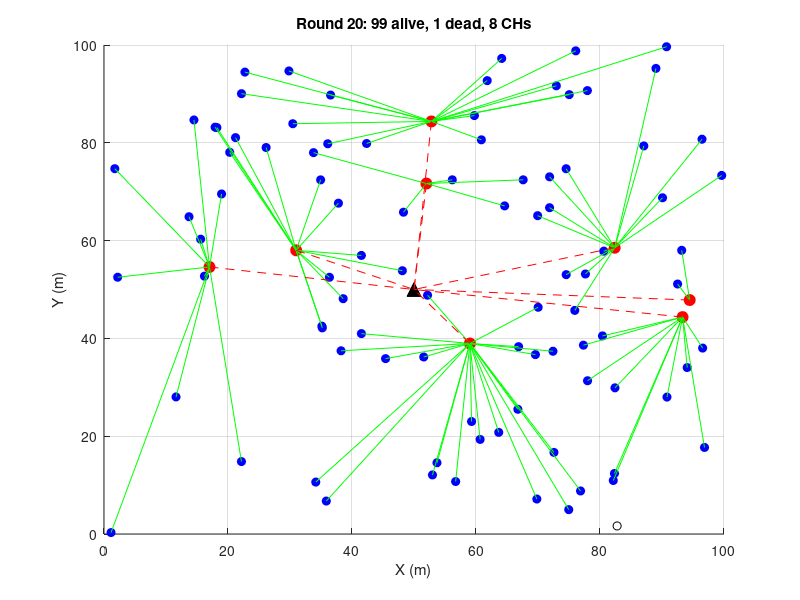
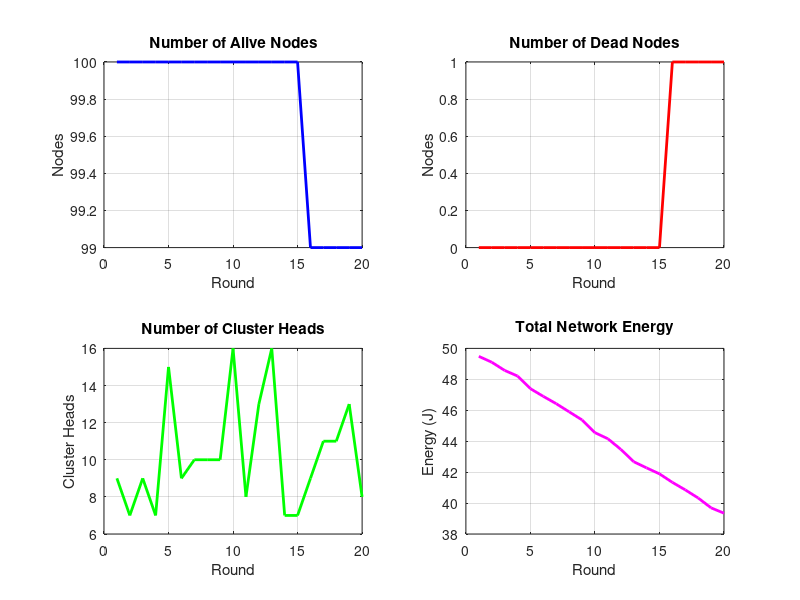
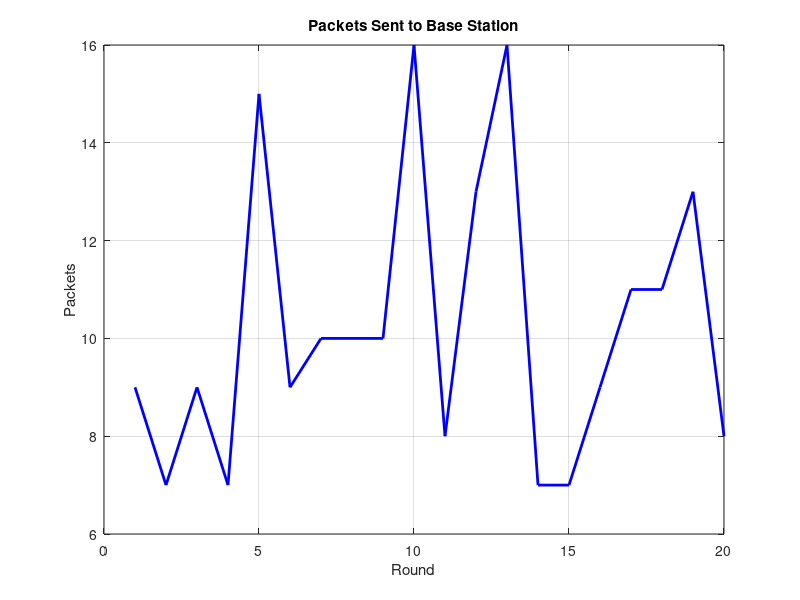

Write the MATLAB code that produced these figures, in order.
%% LEACH Protocol Simulation in MATLAB
% This script simulates the LEACH (Low-Energy Adaptive Clustering Hierarchy) protocol
% for wireless sensor networks

clear all;
close all;
clc;

%% Network Parameters
% Field dimensions
xm = 100; % Length of the field in meters
ym = 100; % Width of the field in meters

% Base station position (at the center)
sink.x = 50;
sink.y = 50;

% Nodes
n = 100; % Number of nodes
p = 0.1; % Probability of becoming cluster head
rounds = 20; % Number of rounds to simulate

% Energy parameters (in Joules)
Eo = 0.5; % Initial energy of each node
ETX = 50e-9; % Energy for transmitting one bit (J/bit)
ERX = 50e-9; % Energy for receiving one bit (J/bit)
EDA = 5e-9; % Energy for data aggregation (J/bit)
Efs = 10e-12; % Free space model (d^2 loss)
Emp = 0.0013e-12; % Multi-path model (d^4 loss)
d0 = sqrt(Efs/Emp); % Threshold distance

% Packet sizes
packetLength = 4000; % bits
controlPacketLength = 200; % bits

%% Initialize Nodes
for i = 1:n
    % Random node position
    S(i).xd = rand * xm;
    S(i).yd = rand * ym;
    
    % Initial energy
    S(i).E = Eo;
    
    % Node is alive
    S(i).alive = 1;
    
    % Node has not been a cluster head yet
    S(i).clusterHead = 0;
    S(i).type = 'N'; % N: normal node, C: cluster head
    
    % Calculate distance to base station
    S(i).distToBS = sqrt((S(i).xd - sink.x)^2 + (S(i).yd - sink.y)^2);
    
    % Initialize round that node died
    S(i).diedRound = 0;
end

%% Network Statistics Initialization
stats.dead = zeros(1, rounds);
stats.alive = zeros(1, rounds);
stats.totalEnergy = zeros(1, rounds);
stats.packetsToBS = zeros(1, rounds);
stats.clusterHeads = zeros(1, rounds);

%% Start Simulation
figure(1);
for r = 1:rounds
    fprintf('Round: %d\n', r);
    
    % Reset cluster head count and packets sent
    countCHs = 0;
    packetsSent = 0;
    
    % Cluster head selection
    for i = 1:n
        S(i).type = 'N';
        S(i).CH = 0;
    end
    
    % Algorithm for cluster head selection
    for i = 1:n
        if S(i).alive == 1
            temp_rand = rand;
            if temp_rand <= p
                countCHs = countCHs + 1;
                S(i).type = 'C';
                S(i).CH = 1;
                
                % Announce cluster head status
                % Broadcast to all nodes requires energy
                distanceSum = 0;
                for j = 1:n
                    if S(j).alive == 1
                        distanceSum = distanceSum + sqrt((S(i).xd - S(j).xd)^2 + (S(i).yd - S(j).yd)^2);
                    end
                end
                
                % Energy spent by cluster head for broadcasting
                energy = ETX * controlPacketLength + Efs * controlPacketLength * (distanceSum^2);
                S(i).E = S(i).E - energy;
            end
        end
    end
    
    % Assign nodes to clusters
    for i = 1:n
        if S(i).alive == 1 && S(i).CH == 0 % If node is alive and not a cluster head
            min_dis = Inf;
            min_dis_cluster = 0;
            
            % Find closest cluster head
            for j = 1:n
                if S(j).alive == 1 && S(j).CH == 1
                    temp_dis = sqrt((S(i).xd - S(j).xd)^2 + (S(i).yd - S(j).yd)^2);
                    if temp_dis < min_dis
                        min_dis = temp_dis;
                        min_dis_cluster = j;
                    end
                end
            end
            
            % If a cluster head was found
            if min_dis_cluster ~= 0
                S(i).cluster = min_dis_cluster;
                
                % Energy spent by node to transmit to cluster head
                if min_dis > d0
                    S(i).E = S(i).E - (ETX * packetLength + Emp * packetLength * (min_dis^4));
                else
                    S(i).E = S(i).E - (ETX * packetLength + Efs * packetLength * (min_dis^2));
                end
                
                % Energy spent by cluster head to receive
                S(min_dis_cluster).E = S(min_dis_cluster).E - (ERX * packetLength);
            else
                % No cluster head found, node sends directly to base station
                distance = S(i).distToBS;
                
                % Energy spent to transmit to base station
                if distance > d0
                    S(i).E = S(i).E - (ETX * packetLength + Emp * packetLength * (distance^4));
                else
                    S(i).E = S(i).E - (ETX * packetLength + Efs * packetLength * (distance^2));
                end
                
                packetsSent = packetsSent + 1;
            end
        end
    end
    
    % Cluster heads aggregate data and send to base station
    for i = 1:n
        if S(i).alive == 1 && S(i).CH == 1
            % Count members in this cluster
            membersCount = 0;
            for j = 1:n
                if S(j).alive == 1 && S(j).CH == 0 && S(j).cluster == i
                    membersCount = membersCount + 1;
                end
            end
            
            % Aggregate data (energy cost for data aggregation)
            S(i).E = S(i).E - (EDA * packetLength * membersCount);
            
            % Send to base station
            distance = S(i).distToBS;
            if distance > d0
                S(i).E = S(i).E - (ETX * packetLength + Emp * packetLength * (distance^4));
            else
                S(i).E = S(i).E - (ETX * packetLength + Efs * packetLength * (distance^2));
            end
            
            packetsSent = packetsSent + 1;
        end
    end
    
    % Update node status (alive/dead)
    for i = 1:n
        if S(i).E <= 0 && S(i).alive == 1
            S(i).alive = 0;
            S(i).diedRound = r;
        end
    end
    
    % Calculate statistics for this round
    deadCount = 0;
    for i = 1:n
        if S(i).alive == 0
            deadCount = deadCount + 1;
        end
    end
    stats.dead(r) = deadCount;
    stats.alive(r) = n - deadCount;
    stats.clusterHeads(r) = countCHs;
    stats.packetsToBS(r) = packetsSent;
    
    totalEnergy = 0;
    for i = 1:n
        if S(i).alive == 1
            totalEnergy = totalEnergy + S(i).E;
        end
    end
    stats.totalEnergy(r) = totalEnergy;
    
    % Plot network state
    clf;
    hold on;
    
    % Plot base station
    plot(sink.x, sink.y, 'k^', 'MarkerSize', 10, 'MarkerFaceColor', 'k');
    
    % Plot nodes
    for i = 1:n
        if S(i).alive == 1
            if S(i).CH == 1
                plot(S(i).xd, S(i).yd, 'ro', 'MarkerSize', 8, 'MarkerFaceColor', 'r');
            else
                plot(S(i).xd, S(i).yd, 'bo', 'MarkerSize', 6, 'MarkerFaceColor', 'b');
            end
        else
            plot(S(i).xd, S(i).yd, 'ko', 'MarkerSize', 6);
        end
    end
    
    % Plot clusters (lines between nodes and their cluster heads)
    for i = 1:n
        if S(i).alive == 1 && S(i).CH == 0 && S(i).cluster > 0
            if S(S(i).cluster).alive == 1
                line([S(i).xd, S(S(i).cluster).xd], [S(i).yd, S(S(i).cluster).yd], 'Color', 'g');
            end
        end
    end
    
    % Plot cluster head to base station connections
    for i = 1:n
        if S(i).alive == 1 && S(i).CH == 1
            line([S(i).xd, sink.x], [S(i).yd, sink.y], 'Color', 'r', 'LineStyle', '--');
        end
    end
    
    title(sprintf('Round %d: %d alive, %d dead, %d CHs', r, stats.alive(r), stats.dead(r), countCHs));
    xlabel('X (m)');
    ylabel('Y (m)');
    axis([0 xm 0 ym]);
    grid on;
    drawnow;
    pause(0.5);
end

%% Plot Results
figure(2);
subplot(2,2,1);
plot(1:rounds, stats.alive, 'b-', 'LineWidth', 2);
title('Number of Alive Nodes');
xlabel('Round');
ylabel('Nodes');
grid on;

subplot(2,2,2);
plot(1:rounds, stats.dead, 'r-', 'LineWidth', 2);
title('Number of Dead Nodes');
xlabel('Round');
ylabel('Nodes');
grid on;

subplot(2,2,3);
plot(1:rounds, stats.clusterHeads, 'g-', 'LineWidth', 2);
title('Number of Cluster Heads');
xlabel('Round');
ylabel('Cluster Heads');
grid on;

subplot(2,2,4);
plot(1:rounds, stats.totalEnergy, 'm-', 'LineWidth', 2);
title('Total Network Energy');
xlabel('Round');
ylabel('Energy (J)');
grid on;

figure(3);
plot(1:rounds, stats.packetsToBS, 'b-', 'LineWidth', 2);
title('Packets Sent to Base Station');
xlabel('Round');
ylabel('Packets');
grid on;
